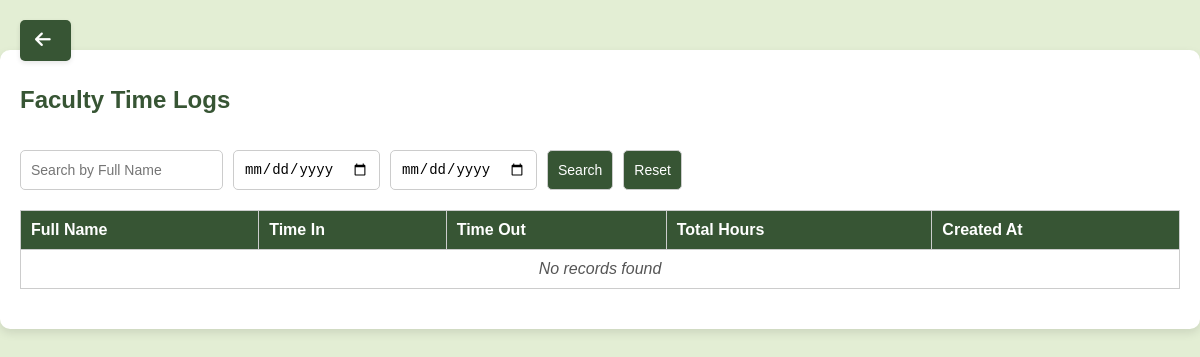
The app's page /time.php, older data.
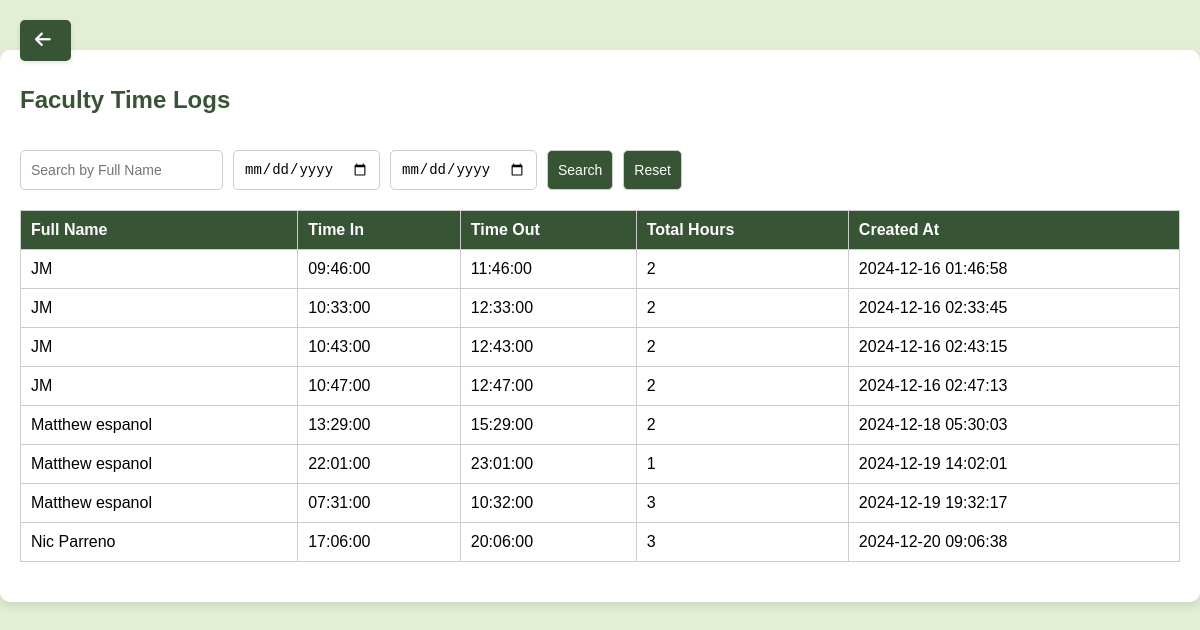
The same page, newer data.
### tables this page shows
CREATE TABLE `time_logs` (
  `id` int(11) NOT NULL,
  `fullname` varchar(255) NOT NULL,
  `date` date NOT NULL,
  `time_in` time NOT NULL,
  `time_out` time NOT NULL,
  `created_at` timestamp NOT NULL DEFAULT current_timestamp()
);

### time.php (the view, shortened to what this page needs)
<?php
$conn = new mysqli("localhost", "root", "", "register");
$sql = "SELECT fullname, time_in, time_out, TIMESTAMPDIFF(HOUR, time_in, time_out) AS total_hours, created_at FROM time_logs";
$result = $conn->query($sql);
?>
<!DOCTYPE html>
<html lang="en">
<head>
    <link rel="stylesheet" href="https://cdnjs.cloudflare.com/ajax/libs/font-awesome/6.0.0-beta3/css/all.min.css">
</head>
<body>
    <a href="../Employees.php" class="back-arrow">
        <i class="fa-solid fa-arrow-left"></i>
    </a>
    <div class="container">
        <div class="header">
            <h1>Faculty Time Logs</h1>
        </div>
        <div class="filter-bar">
            <input type="text" id="filter-name" placeholder="Search by Full Name">
            <input type="date" id="filter-date-start">
            <input type="date" id="filter-date-end">
            <button id="search-button">Search</button>
            <button id="reset-button">Reset</button>
        </div>
        <table>
            <thead>
                <tr>
                    <th>Full Name</th>
                    <th>Time In</th>
                    <th>Time Out</th>
                    <th>Total Hours</th>
                    <th>Created At</th>
                </tr>
            </thead>
            <tbody id="time-logs-body">
                <?php
                    if ($result->num_rows > 0) {
                        while ($row = $result->fetch_assoc()) {
                            echo "<tr>";
                            echo "<td>" . $row["fullname"] . "</td>";
                            echo "<td>" . $row["time_in"] . "</td>";
                            echo "<td>" . $row["time_out"] . "</td>";
                            echo "<td>" . $row["total_hours"] . "</td>";
                            echo "<td>" . $row["created_at"] . "</td>";
                            echo "</tr>";
                        }
                    } else {
                        echo "<tr><td colspan='7' class='no-records'>No records found</td></tr>";
                    }
                ?>
            </tbody>
        </table>
    </div>
</body>
</html>

### time.php (style rules this page uses)
body { font-family: Arial, sans-serif; margin: 0; padding: 0; background-color: #E3EED4; }
.container { max-width: 1200px; margin: 50px auto; background: #fff; padding: 20px; border-radius: 10px; box-shadow: 0 4px 10px rgba(0, 0, 0, 0.1); }
.header { display: flex; justify-content: space-between; align-items: center; margin-bottom: 20px; }
.header h1 { font-size: 24px; color: #375534; }
.filter-bar { display: flex; gap: 10px; margin-bottom: 20px; }
.filter-bar input, .filter-bar button { padding: 10px; border: 1px solid #ccc; border-radius: 5px; font-size: 14px; }
.filter-bar button { background-color: #375534; color: white; cursor: pointer; }
table { width: 100%; border-collapse: collapse; margin-bottom: 20px; }
table th, table td { padding: 10px; text-align: left; border: 1px solid #ccc; }
table th { background-color: #375534; color: white; }
.back-arrow { position: fixed; top: 20px; left: 20px; font-size: 18px; padding: 10px 15px; background-color: #375534; color: white; border: none; border-radius: 5px; cursor: pointer; text-align: center; text-decoration: none; box-shadow: 0 2px 5px rgba(0, 0, 0, 0.1); }
.back-arrow i { margin-right: 5px; }
table .no-records { text-align: center; font-style: italic; color: #555; }

Row changes from the older to the newer data that the page shows:
added time_logs: fullname "JM", time_in "09:46:00", time_out "11:46:00", total_hours "2", created_at "2024-12-16 01:46:58"
added time_logs: fullname "JM", time_in "10:33:00", time_out "12:33:00", total_hours "2", created_at "2024-12-16 02:33:45"
added time_logs: fullname "JM", time_in "10:43:00", time_out "12:43:00", total_hours "2", created_at "2024-12-16 02:43:15"
added time_logs: fullname "JM", time_in "10:47:00", time_out "12:47:00", total_hours "2", created_at "2024-12-16 02:47:13"
added time_logs: fullname "Matthew espanol", time_in "13:29:00", time_out "15:29:00", total_hours "2", created_at "2024-12-18 05:30:03"
added time_logs: fullname "Matthew espanol", time_in "22:01:00", time_out "23:01:00", total_hours "1", created_at "2024-12-19 14:02:01"
added time_logs: fullname "Matthew espanol", time_in "07:31:00", time_out "10:32:00", total_hours "3", created_at "2024-12-19 19:32:17"
added time_logs: fullname "Nic Parreno", time_in "17:06:00", time_out "20:06:00", total_hours "3", created_at "2024-12-20 09:06:38"
Text that changed along with them:
text no longer shown: "No records found"
